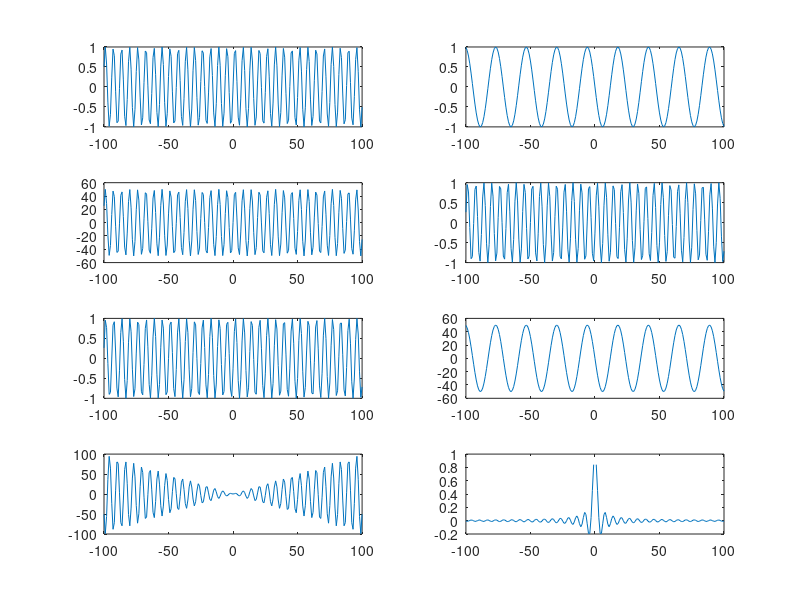
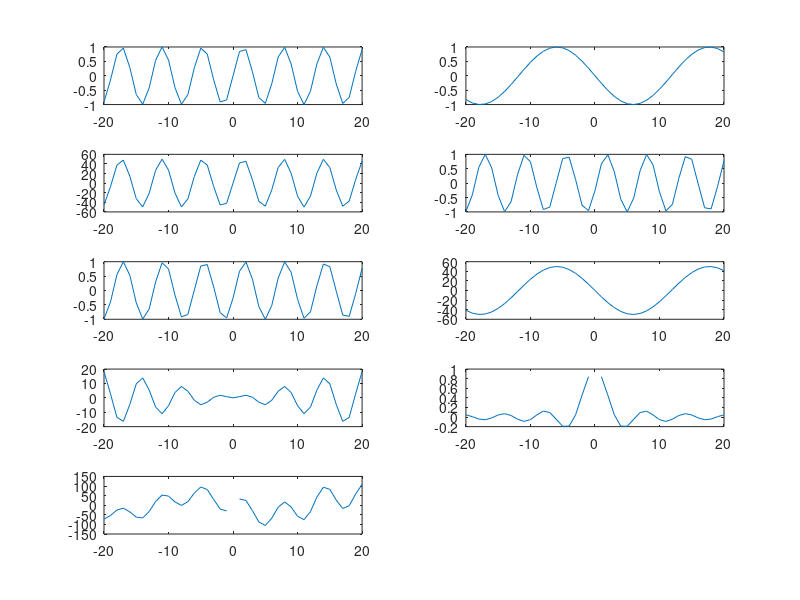
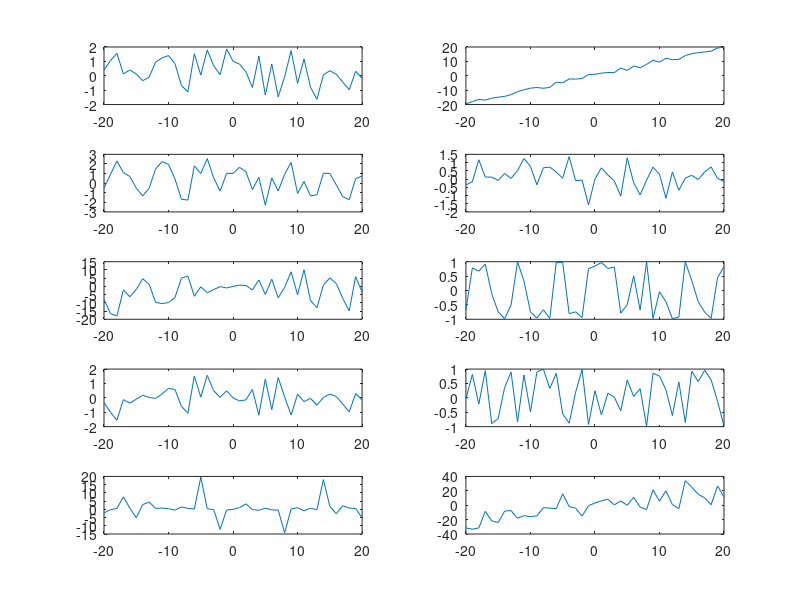
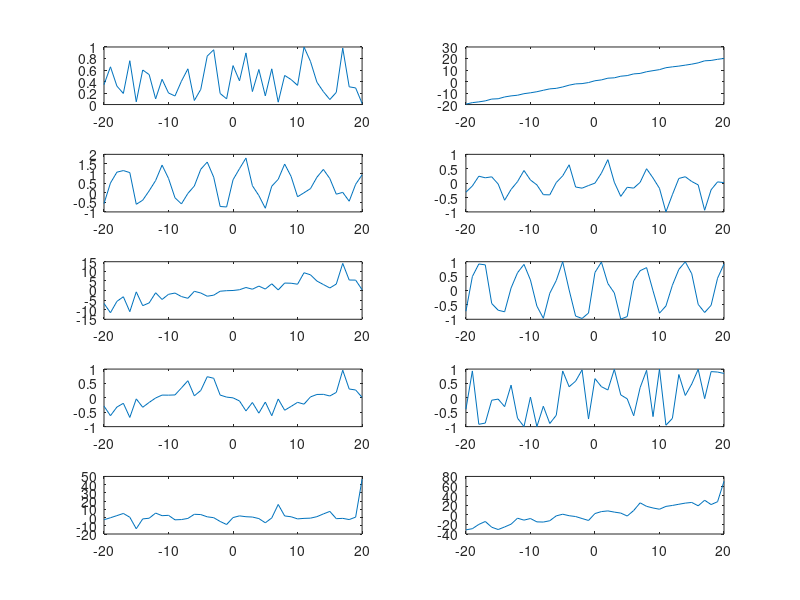

Here is the MATLAB script that generated these plots, in order:
%question 1 answers

x=-100:100;
y1=sin(x);
y2=sin(50*x);
y3=50*sin(x);
y4=sin(x+50);
y5=sin(x+50);
y6=50*sin(50*x);
y7=x.*sin(x);
y8=sin(x)./x;
figure %made a figure and subplots on it
subplot(4,2,1)
plot(x,y1)
subplot(4,2,2)
plot(x,y2)
subplot(4,2,3)
plot(x,y3)
subplot(4,2,4)
plot(x,y4)
subplot(4,2,5)
plot(x,y5)
subplot(4,2,6)
plot(x,y6)
subplot(4,2,7)
plot(x,y7)
subplot(4,2,8)
plot(x,y8)

%question 2 answers

x=-20:20;
y1=sin(x);
y2=sin(50*x);
y3=50*sin(x);
y4=sin(x+50);
y5=sin(x+50);
y6=50*sin(50*x);
y7=x.*sin(x);
y8=sin(x)./x;
y9= y1+y2+y3+y4+y5+y6+y7+y8;
figure %made a figure and subplots on it
subplot(5,2,1)
plot(x,y1)
subplot(5,2,2)
plot(x,y2)
subplot(5,2,3)
plot(x,y3)
subplot(5,2,4)
plot(x,y4)
subplot(5,2,5)
plot(x,y5)
subplot(5,2,6)
plot(x,y6)
subplot(5,2,7)
plot(x,y7)
subplot(5,2,8)
plot(x,y8)
subplot(5,2,9)
plot(x,y9)

%question 3 answers

z=randn(1,41);
y10=z;
y11=z+x;
y12=z+sin(x);
y13=z .* sin(x);
y14=x .* sin(z);
y15=sin(x+z);
y16=z .* sin(50 * x);
y17=sin(x+50 * z);
y18=sin(x)./z;
y19=y11+y12+y13+y14+y15+y16+y17+y18;
figure %made a figure and subplots on it
subplot(5,2,1);
plot(x,y10)
subplot(5,2,2);
plot(x,y11)
subplot(5,2,3);
plot(x,y12)
subplot(5,2,4);
plot(x,y13)
subplot(5,2,5);
plot(x,y14)
subplot(5,2,6);
plot(x,y15)
subplot(5,2,7);
plot(x,y16)
subplot(5,2,8);
plot(x,y17)
subplot(5,2,9);
plot(x,y18)
subplot(5,2,10);
plot(x,y19)

%question 4 answers

z=rand(1,41);
y20=z;
y21=z+x;
y22=z+sin(x);
y23=z .* sin(x);
y24=x .* sin(z);
y25=sin(x+z);
y26=z .* sin(50 * x);
y27=sin(x+50 * z);
y28=sin(x)./z;
y29=y21+y22+y23+y24+y25+y26+y27+y28;
figure %made a figure and subplots on it
subplot(5,2,1);plot(x,y20)
subplot(5,2,2);plot(x,y21)
subplot(5,2,3);plot(x,y22)
subplot(5,2,4);plot(x,y23)
subplot(5,2,5);plot(x,y24)
subplot(5,2,6);plot(x,y25)
subplot(5,2,7);plot(x,y26)
subplot(5,2,8);plot(x,y27)
subplot(5,2,9);plot(x,y28)
subplot(5,2,10);plot(x,y29)

%question 5 answers
z=randn([1,10000]);
r1=1 .* z+0;
r2=2 .* z+0;
r3=4 .* z+0;
r4=16 .* z+0;
figure
subplot(2,2,1);hist(r1)
subplot(2,2,2);hist(r2)
subplot(2,2,3);hist(r3)
subplot(2,2,4);hist(r4)

%question 6 answers
r5=1 .* z+10;
r6=2 .* z+20;
r7=1 .* z+(-10);
r8=2 .* z+(-20);
figure
subplot(2,2,1);hist(r5)
subplot(2,2,2);hist(r6)
subplot(2,2,3);hist(r7)
subplot(2,2,4);hist(r8)

%question 7 answers

z=rand([1 10000])-0.5;
r11=sqrt(12.*1) .* z+0;
r21=sqrt(12.*4) .* z+0;
r31=sqrt(12.*16) .* z+0;
r41=sqrt(12.*256) .* z+0;
figure
subplot(2,2,1);hist(r11)
subplot(2,2,2);hist(r21)
subplot(2,2,3);hist(r31)
subplot(2,2,4);hist(r41)

%question 8 answers
z=rand(100000 ,1)-0.5
r61=sqrt(12.*1) .* z+10;
r71=sqrt(12.*4) .* z+20;
r81=sqrt(12.*1) .* z-10;
r91=sqrt(12.*4) .* z-20;
figure
subplot(2,2,1); hist(r61)
subplot(2,2,2); hist(r71)
subplot(2,2,3); hist(r81)
subplot(2,2,4); hist(r91)